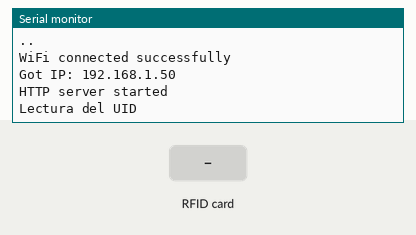
Recording of a program running on a simulated ESP32. Parts: the last lines printed to the serial monitor. The inputs (shaded band) are chosen by the test bench. WiFi joins after 1.5 s; servers stay silent unless stated.

Above: at 3.3 s.
3.4 s: RFID card 5E 7A 19 C4 held to the reader
At 3.8 s:
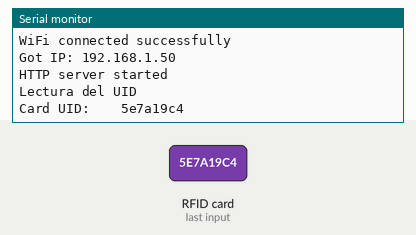
4.9 s: RFID card 5E 7A 19 C4 held to the reader
At 5.3 s:
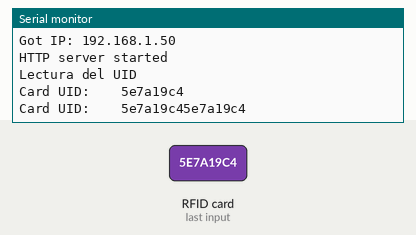
6.4 s: RFID card 5E 7A 19 C4 held to the reader
At 7.1 s:
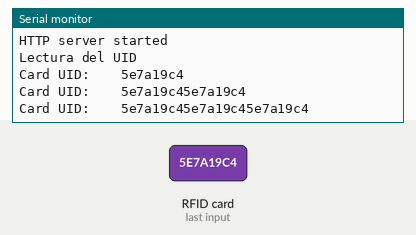

Measured:
- after the input at 3.4 s, the serial monitor: prints a new line at once (image 1)
- after the input at 4.9 s, the serial monitor: prints a new line at once (image 2)
- after the input at 6.4 s, the serial monitor: prints a new line at once (image 3)

The program:

main.cpp
```cpp
#include <Arduino.h>

#include <WiFi.h>
#include <WebServer.h>
#include <SPI.h>
#include <MFRC522.h>

// RFID
#define RST_PIN	27
#define SS_PIN	5
MFRC522 mfrc522(SS_PIN, RST_PIN);

String info;
String info1;

// SSID & Password
const char* ssid = "MOVISTAR_D84E";
const char* password = ";9o2a3ei5RY#!:";

WebServer server(80);
void handle_root();

void setup() {
  Serial.begin(112500);

  Serial.println("Try Connecting to ");
  Serial.println(ssid);

  WiFi.begin(ssid, password);

  while (WiFi.status() != WL_CONNECTED) {
    delay(1000);
    Serial.print(".");
  }
  Serial.println("");
  Serial.println("WiFi connected successfully");
  Serial.print("Got IP: ");
  Serial.println(WiFi.localIP());
  server.on("/", handle_root);
  server.begin();
  Serial.println("HTTP server started");
  delay(100);

  SPI.begin();
	mfrc522.PCD_Init();
	Serial.println("Lectura del UID");
}

void loop() {
  if ( mfrc522.PICC_IsNewCardPresent())
        {
            if ( mfrc522.PICC_ReadCardSerial())
            {
                  Serial.print("Card UID:");
                  //info="Card UID: ";
                  //server.handleClient();
                  for (byte i = 0; i < mfrc522.uid.size; i++) {
                          Serial.print(mfrc522.uid.uidByte[i] < 0x10 ? " 0" : " ");
                          //Serial.print(mfrc522.uid.uidByte[i], HEX);
                          info1=info1+String(mfrc522.uid.uidByte[i], HEX);
                          //server.handleClient();
                          //Serial.print(info1);
                  }
                  server.handleClient();
                  Serial.print(info1);
                  Serial.println();
                  mfrc522.PICC_HaltA();
            }
	}
}
void handle_root() {
  server.send(200, "text/html", info1);
}


/*
//LEctura microxips
#include <Arduino.h>

#include <SPI.h>
#include <MFRC522.h>
#define RST_PIN 27
//Pin 9 para el reset del RC522
#define SS_PIN 5
//Pin 10 para el SS (SDA) del RC522
MFRC522 mfrc522(SS_PIN, RST_PIN); //Creamos el objeto para el RC522
void setup() {
  Serial.begin(115200); //Iniciamos la comunicación
  SPI.begin();
  //Iniciavoid readFile(fs::FS &fs, const char * path){
  Serial.printf("Reading file: %s\n", path);

  File file = fs.open(path);
  if(!file){
    Serial.println("Failed to open file for reading");
    return;
  }

  Serial.print("Read from file: ");
  while(file.available()){
    Serial.write(file.read());
  }
  file.close();
}

void writeFile(fs::FS &fs, const char * path, const char * message){
  Serial.printf("Writing file: %s\n", path);

  File file = fs.open(path, FILE_WRITE);
  if(!file){
    Serial.println("Failed to open file for writing");
    return;
  }
  if(file.print(message)){
    Serial.println("File written");
  } else {
    Serial.println("Write failed");
  }
  file.close();
}
    Serial.begin(112500);
    SPI.begin();
	mfrc522.PCD_Init();
  Serial.println("Lectura del UID");
}

void loop() {
  // Revisamos si hay nuevas tarjetas presentes
  if ( mfrc522.PICC_IsNewCardPresent()){
    //Seleccionamos una tarjeta
    if ( mfrc522.PICC_ReadCardSerial()){
      // Enviamos serialemente su UID
      Serial.print("Card UID:");
      for (byte i = 0; i < mfrc522.uid.size; i++) {
        Serial.print(mfrc522.uid.uidByte[i] < 0x10 ? " 0" : " ");
        Serial.print(mfrc522.uid.uidByte[i], HEX);
        }
      Serial.println();
      // Terminamos la lectura de la tarjeta actual
      mfrc522.PICC_HaltA();
    }
  }
}
*/
/*
//Mostrar fitxer SD
#include <SPI.h>
#include <SD.h>
File myFile;
void setup(){
  Serial.begin(115200);//ERROR!!!!!!!! velocitat
  Serial.print("Iniciando SD ...");
  if (!SD.begin(5)) {// ERROR !!! pin CS
    Serial.println("No se pudo inicializar");
    return;
  }
  Serial.println("inicializacion exitosa");
  myFile = SD.open("/archivo.txt");//abrimos el archivo
  if (myFile) {
    Serial.println("archivo.txt:");
    while (myFile.available()) {
      Serial.write(myFile.read());
    }
  myFile.close(); //cerramos el archivo
  }
  else {
    Serial.println("Error al abrir el archivo");
  }
}
void loop()
{
}

#include <SPI.h>
#include <MFRC522.h>

#define RST_PIN	27
#define SS_PIN	5
MFRC522 mfrc522(SS_PIN, RST_PIN);

void setup() {
  Serial.begin(112500);
  SPI.begin();
	mfrc522.PCD_Init();
	Serial.println("Lectura del UID");
}

void loop() {
	if ( mfrc522.PICC_IsNewCardPresent())
        {
            if ( mfrc522.PICC_ReadCardSerial())
            {
                  Serial.print("Card UID:");
                  for (byte i = 0; i < mfrc522.uid.size; i++) {
                          Serial.print(mfrc522.uid.uidByte[i] < 0x10 ? " 0" : " ");
                          Serial.print(mfrc522.uid.uidByte[i], HEX);
                  }
                  Serial.println();
                  mfrc522.PICC_HaltA();
            }
	}
}
*/
/*
  Rui Santos
  Complete project details at https://RandomNerdTutorials.com/esp32-microsd-card-arduino/

  This sketch can be found at: Examples > SD(esp32) > SD_Test
*/
/*
// instruccions per SD
#include "FS.h"
#include "SD.h"
#include "SPI.h"


void listDir(fs::FS &fs, const char * dirname, uint8_t levels){
  Serial.printf("Listing directory: %s\n", dirname);

  File root = fs.open(dirname);
  if(!root){
    Serial.println("Failed to open directory");
    return;
  }
  if(!root.isDirectory()){
    Serial.println("Not a directory");
    return;
  }

  File file = root.openNextFile();
  while(file){
    if(file.isDirectory()){
      Serial.print("  DIR : ");
      Serial.println(file.name());
      if(levels){
        listDir(fs, file.name(), levels -1);
      }
    } else {
      Serial.print("  FILE: ");
      Serial.print(file.name());
      Serial.print("  SIZE: ");
      Serial.println(file.size());
    }
    file = root.openNextFile();
  }
}

void createDir(fs::FS &fs, const char * path){
  Serial.printf("Creating Dir: %s\n", path);
  if(fs.mkdir(path)){
    Serial.println("Dir created");
  } else {
    Serial.println("mkdir failed");
  }
}

void removeDir(fs::FS &fs, const char * path){
  Serial.printf("Removing Dir: %s\n", path);
  if(fs.rmdir(path)){
    Serial.println("Dir removed");
  } else {
    Serial.println("rmdir failed");
  }
}

void readFile(fs::FS &fs, const char * path){
  Serial.printf("Reading file: %s\n", path);

  File file = fs.open(path);
  if(!file){
    Serial.println("Failed to open file for reading");
    return;
  }

  Serial.print("Read from file: ");
  while(file.available()){
    Serial.write(file.read());
  }
  file.close();
}

void writeFile(fs::FS &fs, const char * path, const char * message){
  Serial.printf("Writing file: %s\n", path);

  File file = fs.open(path, FILE_WRITE);
  if(!file){
    Serial.println("Failed to open file for writing");
    return;
  }
  if(file.print(message)){
    Serial.println("File written");
  } else {
    Serial.println("Write failed");
  }
  file.close();
}

void appendFile(fs::FS &fs, const char * path, const char * message){
  Serial.printf("Appending to file: %s\n", path);

  File file = fs.open(path, FILE_APPEND);
  if(!file){
    Serial.println("Failed to open file for appending");
    return;
  }
  if(file.print(message)){
      Serial.println("Message appended");
  } else {
    Serial.println("Append failed");
  }
  file.close();
}

void renameFile(fs::FS &fs, const char * path1, const char * path2){
  Serial.printf("Renaming file %s to %s\n", path1, path2);
  if (fs.rename(path1, path2)) {
    Serial.println("File renamed");
  } else {
    Serial.println("Rename failed");
  }
}

void deleteFile(fs::FS &fs, const char * path){
  Serial.printf("Deleting file: %s\n", path);
  if(fs.remove(path)){
    Serial.println("File deleted");
  } else {
    Serial.println("Delete failed");
  }
}

void testFileIO(fs::FS &fs, const char * path){
  File file = fs.open(path);
  static uint8_t buf[512];
  size_t len = 0;
  uint32_t start = millis();
  uint32_t end = start;
  if(file){
    len = file.size();
    size_t flen = len;
    start = millis();
    while(len){
      size_t toRead = len;
      if(toRead > 512){
        toRead = 512;
      }
      file.read(buf, toRead);
      len -= toRead;
    }
    end = millis() - start;
    Serial.printf("%u bytes read for %u ms\n", flen, end);
    file.close();
  } else {
    Serial.println("Failed to open file for reading");
  }


  file = fs.open(path, FILE_WRITE);
  if(!file){
    Serial.println("Failed to open file for writing");
    return;
  }

  size_t i;
  start = millis();
  for(i=0; i<2048; i++){
    file.write(buf, 512);
  }
  end = millis() - start;
  Serial.printf("%u bytes written for %u ms\n", 2048 * 512, end);
  file.close();
}

void setup(){
  Serial.begin(115200);
  if(!SD.begin(5)){
    Serial.println("Card Mount Failed");
    return;
  }
  uint8_t cardType = SD.cardType();

  if(cardType == CARD_NONE){
    Serial.println("No SD card attached");
    return;
  }

  Serial.print("SD Card Type: ");
  if(cardType == CARD_MMC){
    Serial.println("MMC");
  } else if(cardType == CARD_SD){
    Serial.println("SDSC");
  } else if(cardType == CARD_SDHC){
    Serial.println("SDHC");
  } else {
    Serial.println("UNKNOWN");
  }

  uint64_t cardSize = SD.cardSize() / (1024 * 1024);
  Serial.printf("SD Card Size: %lluMB\n", cardSize);

  listDir(SD, "/", 0);
  createDir(SD, "/mydir");
  listDir(SD, "/", 0);
  removeDir(SD, "/mydir");
  listDir(SD, "/", 2);
  writeFile(SD, "/hello.txt", "Hello ");
  appendFile(SD, "/hello.txt", "World!\n");
  readFile(SD, "/hello.txt");
  deleteFile(SD, "/foo.txt");
  renameFile(SD, "/hello.txt", "/foo.txt");
  readFile(SD, "/foo.txt");
  testFileIO(SD, "/test.txt");
  Serial.printf("Total space: %lluMB\n", SD.totalBytes() / (1024 * 1024));
  Serial.printf("Used space: %lluMB\n", SD.usedBytes() / (1024 * 1024));
}

void loop(){

}
*/
```
